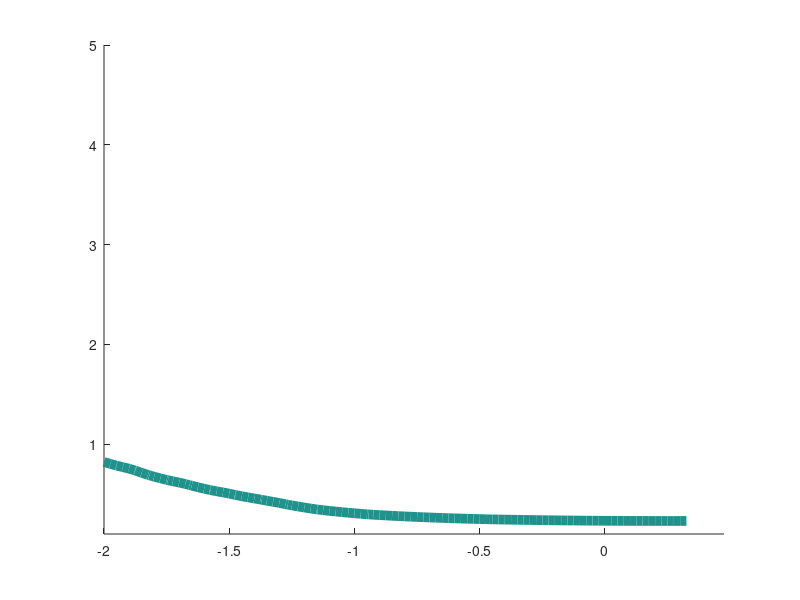

Reproduce this figure in MATLAB. (Note: this script raises an error after producing the figure.)


close all;
clear all;


%% define colors here
C1 = [252,251,253;242,240,247;239,237,245;218,218,235;203,201,226;188,189,220;158,154,200;128,125,186;117,107,177;106,81,163;84,39,143;74,20,134;63,0,125];
C1 = C1/255;

Rd = [255,255,204;255,255,178;255,237,160;254,217,118;254,204,92;254,178,76;253,141,60;252,78,42;240,59,32;227,26,28;189,0,38;177,0,38;128,0,38];
Rd = Rd/255;

Bl = [247,251,255;239,243,255;222,235,247;198,219,239;189,215,231;158,202,225;107,174,214;66,146,198;49,130,189;33,113,181;8,81,156;8,69,148;8,48,107];
Bl = Bl/255;

Gr = [247,252,245;237,248,233;229,245,224;199,233,192;186,228,179;161,217,155;116,196,118;65,171,93;49,163,84;35,139,69;0,109,44;0,90,50;0,68,27];
Gr = Gr/255;

%% plots Dw 1
figure; hold on;
lev = [ 1 3 ];
load('Dw1T2RnfL2.mat','time','list_B','list_Dv','Dw','theta')
[B1,hfigc] = contour(log10(list_Dv),list_B,log10(time),lev);
set(hfigc,'LineWidth',7.0,'Color',Rd(3,:));

load('Dw5T2RnfL2.mat','time','list_B','list_Dv','Dw','theta')
[B1,hfigc] = contour(log10(list_Dv),list_B,log10(time),lev);
set(hfigc,'LineWidth',7.0,'Color',Rd(8,:));

load('Dw10T2RnfL2.mat','time','list_B','list_Dv','Dw','theta')
[B1,hfigc] = contour(log10(list_Dv),list_B,log10(time),lev);
set(hfigc,'LineWidth',7.0,'Color',Rd(11,:));
set(gca,'fontsize',30);
ylabel('$\beta$','fontsize',30,'interpreter','latex');
xlabel('$D_v$','fontsize',30,'interpreter','latex');

figure; hold on;
lev = [ 1 3 ];
load('Dw1T2RnfL5.mat','time','list_B','list_Dv','Dw','theta')
[B1,hfigc] = contour(log10(list_Dv),list_B,log10(time),lev);
set(hfigc,'LineWidth',7.0,'Color',Bl(4,:));

load('Dw5T2RnfL5.mat','time','list_B','list_Dv','Dw','theta')
[B1,hfigc] = contour(log10(list_Dv),list_B,log10(time),lev);
set(hfigc,'LineWidth',7.0,'Color',Bl(7,:));

load('Dw10T2RnfL5.mat','time','list_B','list_Dv','Dw','theta')
[B1,hfigc] = contour(log10(list_Dv),list_B,log10(time),lev);
set(hfigc,'LineWidth',7.0,'Color',Bl(9,:));
set(gca,'fontsize',30);
ylabel('$\beta$','fontsize',30,'interpreter','latex');
xlabel('$D_v$','fontsize',30,'interpreter','latex');


figure; hold on;
lev = [ 1 3 ];
load('Dw1T2RnfL10.mat','time','list_B','list_Dv','Dw','theta')
[B1,hfigc] = contour(log10(list_Dv),list_B,log10(time),lev);
set(hfigc,'LineWidth',7.0,'Color',Gr(4,:));

load('Dw5T2RnfL10.mat','time','list_B','list_Dv','Dw','theta')
[B1,hfigc] = contour(log10(list_Dv),list_B,log10(time),lev);
set(hfigc,'LineWidth',7.0,'Color',Gr(7,:));

load('Dw10T2RnfL10.mat','time','list_B','list_Dv','Dw','theta')
[B1,hfigc] = contour(log10(list_Dv),list_B,log10(time),lev);
set(hfigc,'LineWidth',7.0,'Color',Gr(9,:));
set(gca,'fontsize',30);
ylabel('$\beta$','fontsize',30,'interpreter','latex');
xlabel('$D_v$','fontsize',30,'interpreter','latex');

